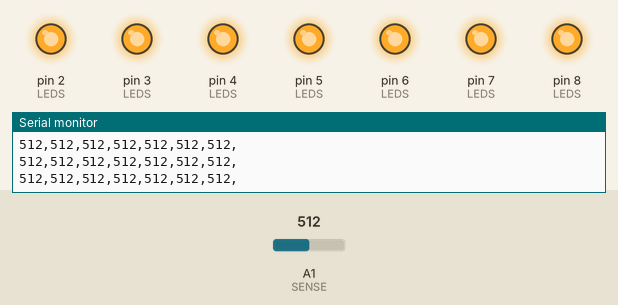
The sketch below on a simulated Arduino Uno, built with avr-gcc and run on an emulated ATmega328P. Parts: output pins drawn as LEDs (lit = HIGH), the last lines printed to the serial monitor. The test bench sets the inputs (shaded band); at power-on: A1 (SENSE) = 512.

Above: at 1.2 s.
1.3 s: A1 (SENSE) set to 993
4.3 s: A1 (SENSE) set to 1010
At 4.43 s:
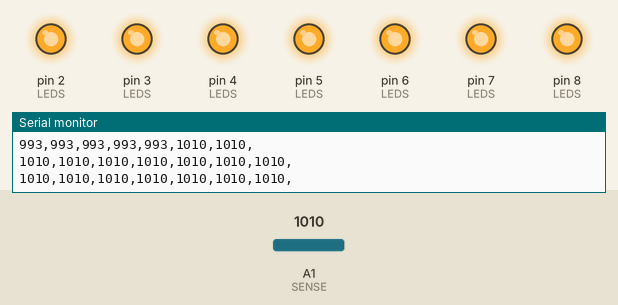
7.3 s: A1 (SENSE) set to 0
At 7.47 s:
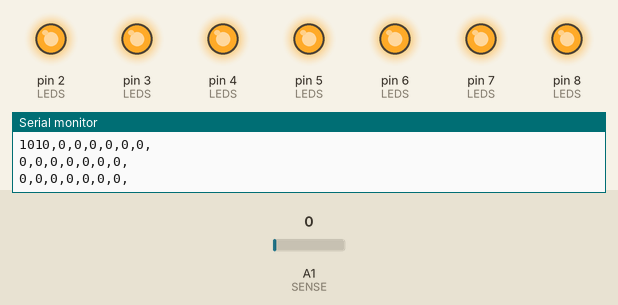
Timing chart, 0 to 10.3 s (numbered marks = the images above; inputs shaded):
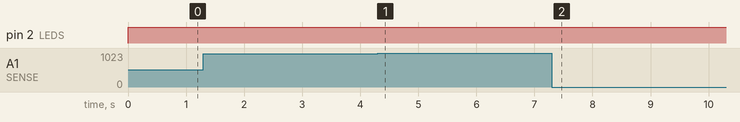

The sketch:

main.ino
```cpp
#define NLEDS 7

#define IR1650 8
#define IR1550 7
#define IR1450 6
#define IR1300 5
#define IR1200 4
#define IR0850 3
#define WHITE 2

#define SENSE A1

#define PULSE_MS 5

const int LEDS[] = {WHITE, IR0850, IR1200, IR1300, IR1450, IR1550, IR1650};

void setup() {
	Serial.begin(115200);
	pinMode(SENSE, INPUT);
	for (int i = 0; i < NLEDS; i++) {
		pinMode(LEDS[i], OUTPUT);
		digitalWrite(LEDS[i], HIGH);
	}
}

void loop() {
	for (int i = 0; i < NLEDS; i++) {
		digitalWrite(LEDS[i], LOW);
		delay(PULSE_MS);
		Serial.print(analogRead(SENSE));
		Serial.print(",");
		digitalWrite(LEDS[i], HIGH);
		delay(PULSE_MS);
	}
	Serial.println();
}
```

Measured:
- after the input at 4.3 s, pin 4 (LEDS): stays HIGH (without the input it goes to LOW after 3.0 s)
- after the input at 7.3 s, pin 8 (LEDS): stays HIGH (without the input it goes to LOW after 6.2 s)
